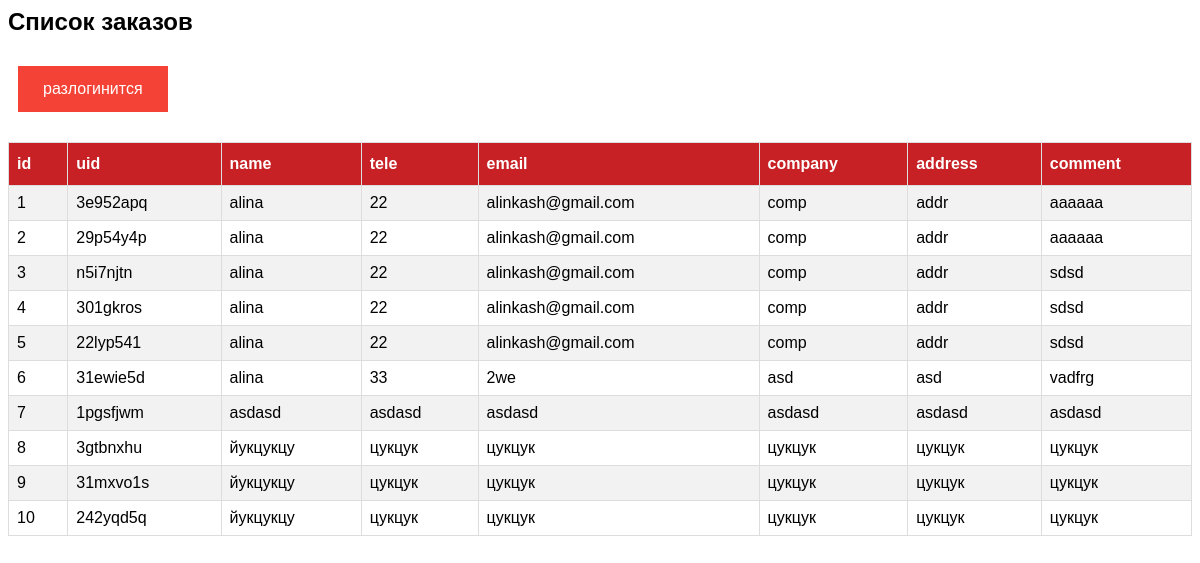
Before: /admin/views (signed in) with the older database file.
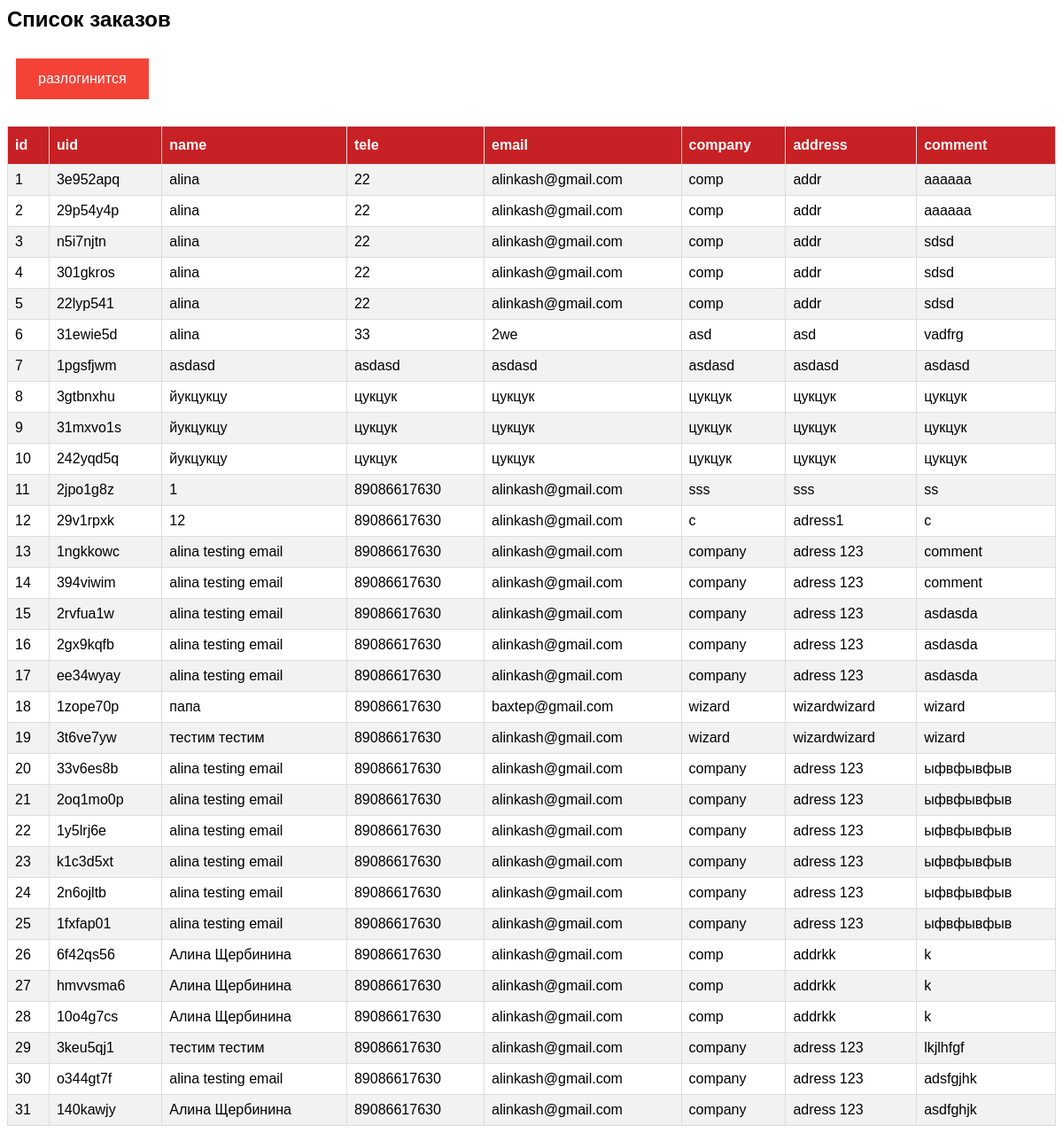
After: the same page with the newer database file.
### tables this page shows
CREATE TABLE "mainmenu" (
	"id"	INTEGER NOT NULL,
	"uid"	INTEGER NOT NULL,
	"name"	TEXT NOT NULL,
	"tele"	TEXT NOT NULL,
	"email"	TEXT NOT NULL,
	"company"	TEXT,
	"address"	TEXT,
	"comment"	TEXT,
	PRIMARY KEY("id" AUTOINCREMENT)
);

### app.py (the view)
@app.route("/admin/views")
@login_required
def showTable():
    return render_template('admin.html', posts = dbase.getPosts())

### FDataBase.py (called while the page is built)
    def getPosts(self):
        try:
            self.__cur.execute("SELECT * FROM mainmenu")
            res = self.__cur.fetchall()
            if res: return res
        except sqlite3.Error as e:
            print("Error reading data base" + str(e))
        return []

    def getUser(self, user_id):
        try:
            self.__cur.execute(f"SELECT * FROM users WHERE id = {user_id} LIMIT 1")
            res = self.__cur.fetchone()
            if not res:
                print("User not found")
                return False
            return res
        except sqlite3.Error as e:
            print("Error of getting data from DB" + str(e))
        return False

### UserLogin.py (called while the page is built)
    def fromDB(self, user_id, db):
        self.__user = db.getUser(user_id)
        return self

### app.py (called while the page is built)
@login_manager.user_loader
def load_user(user_id):
    print("load_user")
    return UserLogin().fromDB(user_id, dbase)

def connect_db():
    conn = sqlite3.connect(app.config['DATABASE'])
    conn.row_factory = sqlite3.Row
    return conn

def get_db():
    if not hasattr(g, 'link_db'):
        g.link_db = connect_db()
    return g.link_db

@app.before_request
def before_request_func():
    global dbase
    db= get_db()
    dbase = FDataBase(db)

### templates/admin.html
<head>
  <link rel="stylesheet" href="{{ url_for('static', filename='styles/admin.css')}}">
  </head>
<body>
<h2>Список заказов</h2>
<a href="/logout">разлогинится</a>
<table id="customers">
    <tr>
        <th>id</th>
        <th>uid</th>
        <th>name</th>
        <th>tele</th>
        <th>email</th>
        <th>company</th>
        <th>address</th>
        <th>comment</th>
      </tr>
      {% for p in posts %}
      <tr>
        <td>{{p.id}}</td>
        <td>{{p.uid}}</td>
        <td>{{p.name}}</td>
        <td>{{p.tele}}</td>
        <td>{{p.email}}</td>
        <td>{{p.company}}</td>
        <td>{{p.address}}</td>
        <td>{{p.comment}}</td>
      </tr>
      {% endfor %}
</table>
</body>

### static/styles/admin.css (style rules this page uses)
body { font-family: 'Gill Sans', 'Gill Sans MT', Calibri, 'Trebuchet MS', sans-serif; }
a { margin: 10px 10px 30px 10px; }
a:link, a:visited { background-color: #f44336; color: white; padding: 14px 25px; text-align: center; text-decoration: none; display: inline-block; }
#customers { font-family: Arial, Helvetica, sans-serif; border-collapse: collapse; width: 100%; }
#customers td, #customers th { border: 1px solid #ddd; padding: 8px; }
#customers tr:nth-child(even) { background-color: #f2f2f2; }
#customers th { padding-top: 12px; padding-bottom: 12px; text-align: left; background-color: #C72125; color: white; }

Changed rows visible on the page:
added mainmenu: id "11", uid "2jpo1g8z", name "1", tele "89086617630", email "alinkash@gmail.com", company "sss", address "sss", comment "ss"
added mainmenu: id "12", uid "29v1rpxk", name "12", tele "89086617630", email "alinkash@gmail.com", company "c", address "adress1", comment "c"
added mainmenu: id "13", uid "1ngkkowc", name "alina testing email", tele "89086617630", email "alinkash@gmail.com", company "company", address "adress 123", comment "comment"
added mainmenu: id "14", uid "394viwim", name "alina testing email", tele "89086617630", email "alinkash@gmail.com", company "company", address "adress 123", comment "comment"
added mainmenu: id "15", uid "2rvfua1w", name "alina testing email", tele "89086617630", email "alinkash@gmail.com", company "company", address "adress 123", comment "asdasda"
added mainmenu: id "16", uid "2gx9kqfb", name "alina testing email", tele "89086617630", email "alinkash@gmail.com", company "company", address "adress 123", comment "asdasda"
added mainmenu: id "17", uid "ee34wyay", name "alina testing email", tele "89086617630", email "alinkash@gmail.com", company "company", address "adress 123", comment "asdasda"
added mainmenu: id "18", uid "1zope70p", name "папа", tele "89086617630", email "baxtep@gmail.com", company "wizard", address "wizardwizard", comment "wizard"
added mainmenu: id "19", uid "3t6ve7yw", name "тестим тестим", tele "89086617630", email "alinkash@gmail.com", company "wizard", address "wizardwizard", comment "wizard"
added mainmenu: id "20", uid "33v6es8b", name "alina testing email", tele "89086617630", email "alinkash@gmail.com", company "company", address "adress 123", comment "ыфвфывфыв"
added mainmenu: id "21", uid "2oq1mo0p", name "alina testing email", tele "89086617630", email "alinkash@gmail.com", company "company", address "adress 123", comment "ыфвфывфыв"
added mainmenu: id "22", uid "1y5lrj6e", name "alina testing email", tele "89086617630", email "alinkash@gmail.com", company "company", address "adress 123", comment "ыфвфывфыв"
added mainmenu: id "23", uid "k1c3d5xt", name "alina testing email", tele "89086617630", email "alinkash@gmail.com", company "company", address "adress 123", comment "ыфвфывфыв"
added mainmenu: id "24", uid "2n6ojltb", name "alina testing email", tele "89086617630", email "alinkash@gmail.com", company "company", address "adress 123", comment "ыфвфывфыв"
added mainmenu: id "25", uid "1fxfap01", name "alina testing email", tele "89086617630", email "alinkash@gmail.com", company "company", address "adress 123", comment "ыфвфывфыв"
added mainmenu: id "26", uid "6f42qs56", name "Алина Щербинина", tele "89086617630", email "alinkash@gmail.com", company "comp", address "addrkk", comment "k"
added mainmenu: id "27", uid "hmvvsma6", name "Алина Щербинина", tele "89086617630", email "alinkash@gmail.com", company "comp", address "addrkk", comment "k"
added mainmenu: id "28", uid "10o4g7cs", name "Алина Щербинина", tele "89086617630", email "alinkash@gmail.com", company "comp", address "addrkk", comment "k"
added mainmenu: id "29", uid "3keu5qj1", name "тестим тестим", tele "89086617630", email "alinkash@gmail.com", company "company", address "adress 123", comment "lkjlhfgf"
added mainmenu: id "30", uid "o344gt7f", name "alina testing email", tele "89086617630", email "alinkash@gmail.com", company "company", address "adress 123", comment "adsfgjhk"
added mainmenu: id "31", uid "140kawjy", name "Алина Щербинина", tele "89086617630", email "alinkash@gmail.com", company "company", address "adress 123", comment "asdfghjk"
